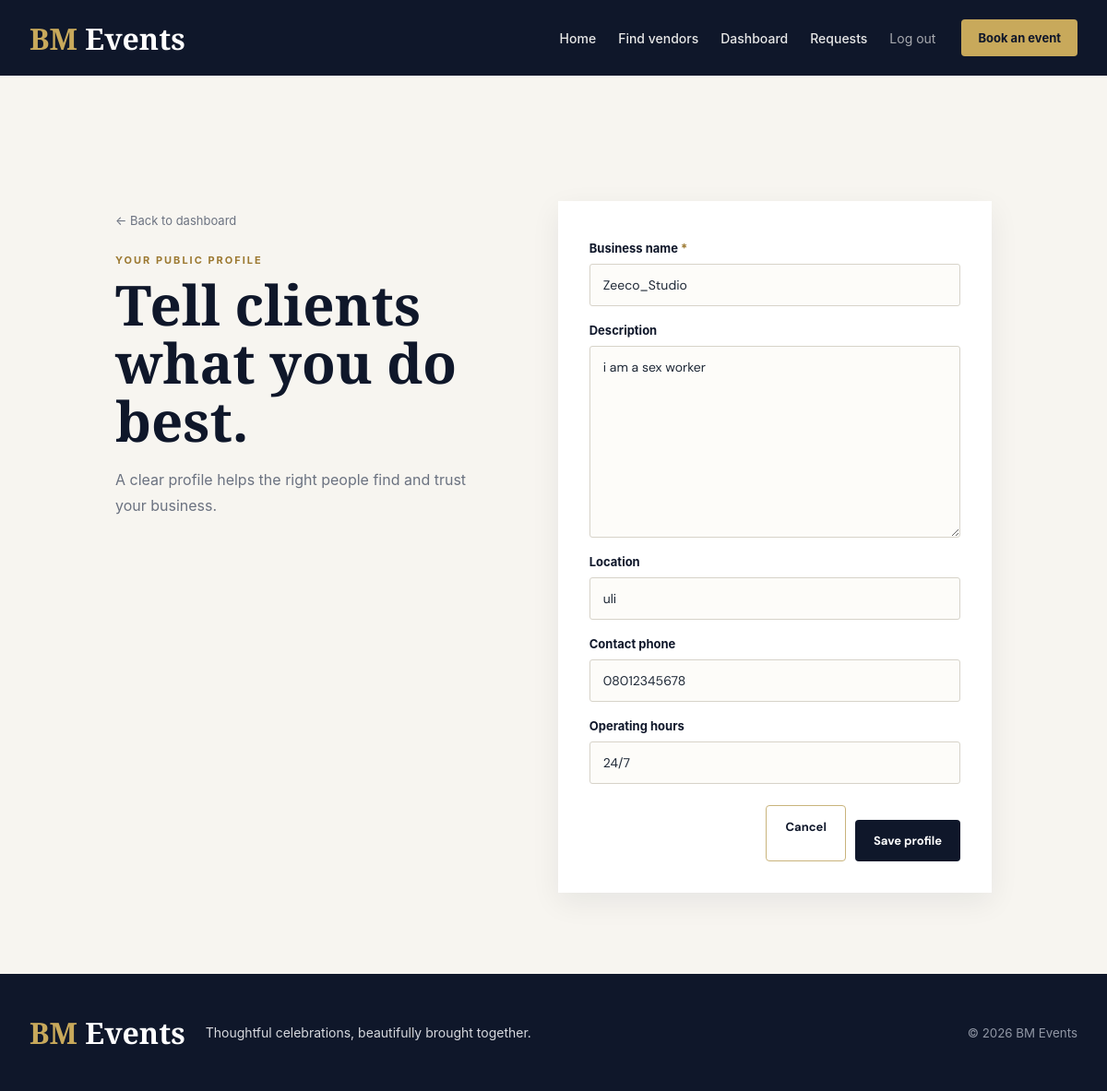
/vendors/edit/ (signed in), run on the app's committed database.
### vendors/models.py (models this page shows, shortened)
class VendorProfile(models.Model):
    user = models.OneToOneField(settings.AUTH_USER_MODEL, on_delete=models.CASCADE, related_name='vendor_profile')
    business_name = models.CharField(max_length=255)
    description = models.TextField(blank=True)
    location = models.CharField(max_length=255, blank=True)
    contact_phone = models.CharField(max_length=50, blank=True)
    operating_hours = models.CharField(max_length=255, blank=True)
    created_at = models.DateTimeField(auto_now_add=True)
    updated_at = models.DateTimeField(auto_now=True)

### vendors/views.py (the view)
# urls.py: path('edit/', views.edit_vendor_profile, name='edit_vendor_profile'),
@login_required
def edit_vendor_profile(request):
    user = request.user
    try:
        profile = user.vendor_profile
    except VendorProfile.DoesNotExist:
        profile = None
    if request.method == 'POST':
        form = VendorProfileForm(request.POST, instance=profile)
        if form.is_valid():
            instance = form.save(commit=False)
            instance.user = user
            instance.save()
            return redirect('vendor_detail', pk=instance.pk)
    else:
        form = VendorProfileForm(instance=profile)
    return render(request, 'vendors/edit_profile.html', {'form': form})

### vendors/forms.py
class VendorProfileForm(forms.ModelForm):
    class Meta:
        model = VendorProfile
        fields = ['business_name', 'description', 'location', 'contact_phone', 'operating_hours']

### accounts/models.py (called while the page is built)
    def is_vendor(self):
        return self.role == 'vendor'

    def is_client(self):
        return self.role == 'client'

### templates/vendors/edit_profile.html (shortened to what this page needs)
{% extends 'base.html' %}
{% block content %}
  <section class="form-page"><div class="form-intro"><a href="{% url 'vendor_dashboard' %}" class="back-link">&larr; Back to dashboard</a><p class="eyebrow">YOUR PUBLIC PROFILE</p><h1>Tell clients what you do best.</h1><p>A clear profile helps the right people find and trust your business.</p></div><form method="post" class="site-form form-panel">{% csrf_token %}{% if form.non_field_errors %}<div class="form-errors">{{ form.non_field_errors }}</div>{% endif %}{% for field in form %}<label for="{{ field.id_for_label }}">{{ field.label }}{% if field.field.required %} <span>*</span>{% endif %}</label>{{ field }}{% for error in field.errors %}<small class="field-error">{{ error }}</small>{% endfor %}{% endfor %}<div class="form-actions"><a href="{% url 'vendor_dashboard' %}" class="secondary-btn">Cancel</a><button type="submit" class="primary-btn">Save profile</button></div></form></section>
{% endblock %}

### static/css/variables.css (style rules this page uses)
:root { --primary-dark: #0F172A; --gold: #C8A95B; --gold-light: #E8D39A; --background-light: #F8F9FC; --white: #FFFFFF; --text-dark: #1F2937; --text-light: #6B7280; --border-light: rgba(255,255,255,0.15); --shadow-sm: 0 5px 15px rgba(0,0,0,0.08); --shadow-md: 0 15px 35px rgba(0,0,0,0.12); --shadow-lg: 0 25px 60px rgba(0,0,0,0.18); --radius-sm: 10px; --radius-md: 20px; --radius-lg: 35px; --transition: all .35s ease; --container-width: 1200px; --section-padding: 100px; }

### static/css/style.css (style rules this page uses)
* { margin: 0; padding: 0; box-sizing: border-box; }
html { scroll-behavior: smooth; }
body { font-family: "Inter", sans-serif; background: var(--background-light); color: var(--text-dark); overflow-x: hidden; }
a { text-decoration: none; color: inherit; }
.primary-btn { background:var(--gold); color:#111; padding:17px 35px; border-radius:50px; font-weight:700; transition:var(--transition); }
.secondary-btn { border:1px solid rgba(255,255,255,.5); color:white; padding:17px 35px; border-radius:50px; transition:var(--transition); }
.app-page { background: #f7f5f0; }
.page-heading h1, .form-intro h1, .dashboard-heading h1 { font-family: "Playfair Display", serif; color: var(--primary-dark); font-size: clamp(38px, 5vw, 64px); line-height: 1.05; margin: 10px 0 18px; }
.page-heading > p, .form-intro > p:last-child, .dashboard-heading > div > p:last-child { color: var(--text-light); line-height: 1.75; }
.eyebrow, .card-kicker { color: #9c7931; font-weight: 700; letter-spacing: 2px; font-size: 11px; }
.back-link { display: inline-block; color: var(--text-light); font-size: 13px; margin-bottom: 28px; }
.vendor-card, .form-panel, .workspace-panel, .request-card, .info-panel, .contact-panel { background: #fff; box-shadow: 0 10px 30px rgba(15, 23, 42, .07); }
.primary-btn, .secondary-btn, .small-btn { display: inline-block; border: 0; cursor: pointer; font: 700 13px "DM Sans", sans-serif; padding: 14px 20px; border-radius: 4px; }
.primary-btn { background: var(--primary-dark); color: #fff; }
.secondary-btn { border: 1px solid #c9b47c; color: var(--primary-dark); background: transparent; }
.form-page { display: grid; grid-template-columns: minmax(280px, .85fr) minmax(320px, 1fr); gap: 80px; max-width: 950px; margin: 0 auto; align-items: start; }
.form-intro { padding-top: 10px; }
.form-panel { padding: 34px; }
.site-form { display: grid; gap: 9px; }
.site-form label { color: var(--primary-dark); font-size: 13px; font-weight: 700; margin-top: 9px; }
.site-form label span { color: #9c7931; }
.site-form input, .site-form select, .site-form textarea { width: 100%; border: 1px solid #d7d3c9; border-radius: 3px; padding: 13px 14px; background: #fdfcf9; color: var(--text-dark); font: 400 14px "DM Sans", sans-serif; }
.site-form textarea { min-height: 110px; resize: vertical; }
.site-form .primary-btn { margin-top: 16px; }
.form-actions { display: flex; justify-content: end; gap: 10px; margin-top: 14px; }

### static/css/responsive.css (style rules this page uses)
.app-page .vendor-card, .app-page .form-panel, .app-page .workspace-panel, .app-page .request-card, .app-page .info-panel, .app-page .contact-panel { min-width: 0; }
.app-page .site-form input, .app-page .site-form select, .app-page .site-form textarea { max-width: 100%; }

### data on the page
VendorProfile: form "Zeeco_Studio" "i am a sex worker" "uli" "08012345678" "24/7"

### other printed values
{{ field.label }} "Business name" "Description" "Location" "Contact phone" "Operating hours"
